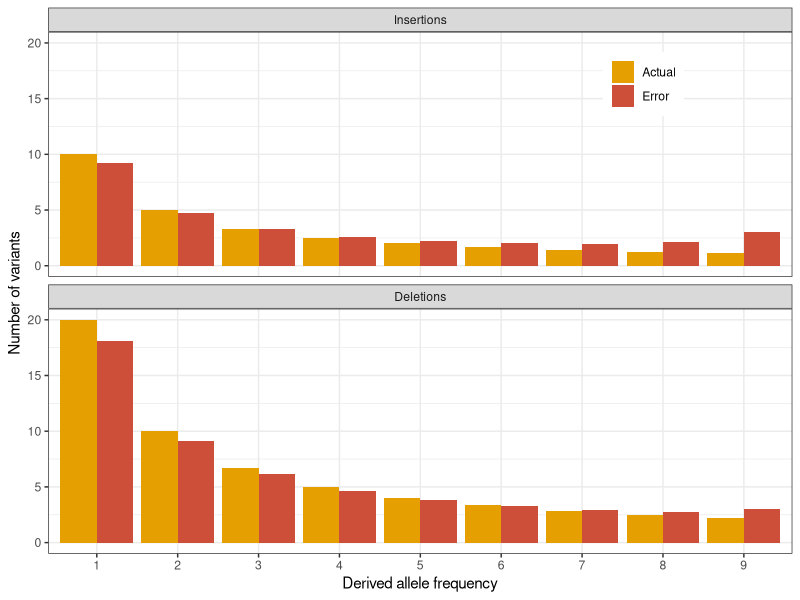

R code for this plot:
# Title     : pol error plot
# Objective : demonstarte problem of pol error
# Created by: henryjuho
# Created on: 07/11/2017

library(ggplot2)

cbPalette <- c("#E69F00", 'tomato 3', 'steel blue', "#999999", "#56B4E9", "#009E73", "#F0E442", "#0072B2", "#D55E00", "#CC79A7")

err <- 0.1
ins <- 10/(1:9)
del <- 20/(1:9)
ins_err <- numeric()
del_err <- numeric()
for(i in 1:9) {ins_err[i] <- (1 - err) * ins[i] + err * del[10 - i]; del_err[i] <- (1 - err) * del[i] + err * ins[10 - i]}

ins_data <- as.data.frame(cbind(1:9, ins))
colnames(ins_data) <- c('freq', 'count')
ins_data$err_type = 'Actual'
ins_data$var_type = 'Insertions'
ins_err_data <- as.data.frame(cbind(1:9, ins_err))
colnames(ins_err_data) <- c('freq', 'count')
ins_err_data$err_type = 'Error'
ins_err_data$var_type = 'Insertions'
all_ins_data = rbind(ins_data, ins_err_data)

del_data <- as.data.frame(cbind(1:9, del))
colnames(del_data) <- c('freq', 'count')
del_data$err_type = 'Actual'
del_data$var_type = 'Deletions'
del_err_data <- as.data.frame(cbind(1:9, del_err))
colnames(del_err_data) <- c('freq', 'count')
del_err_data$err_type = 'Error'
del_err_data$var_type = 'Deletions'
all_del_data = rbind(del_data, del_err_data)

plot_data = rbind(all_ins_data, all_del_data)
plot_data$var_type = factor(plot_data$var, levels=c('Insertions', 'Deletions'))

err_plot = ggplot(plot_data, aes(x=as.factor(freq), y=count, fill=err_type)) +
    geom_bar(stat='identity', position='dodge') +
    facet_wrap(~var_type, nrow=2) +
    theme_bw() + scale_fill_manual(values=cbPalette) +
    xlab('Derived allele frequency')  +
    ylab("Number of variants") +
    theme(legend.position=c(0.8, 0.9), legend.title=element_blank())

pdf('polarisation_error_plot.pdf', width=3, height=6)

err_plot

dev.off()
